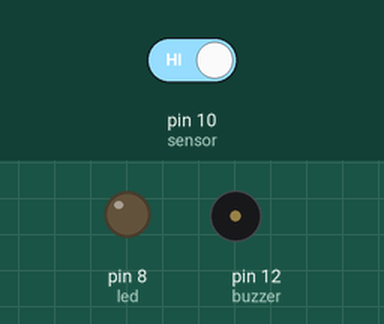
Simulated run of this sketch. Board: Arduino Uno, built with avr-gcc and run on an emulated ATmega328P. On the bench: output pins drawn as LEDs (lit = HIGH), buzzer (waves = sounding, pin HIGH). Inputs (shaded band) come from the test bench; at power-on: pin 10 (sensor) HIGH.

Above: at 1.2 s.
1.3 s: pin 10 (sensor) driven LOW
At 1.6 s:
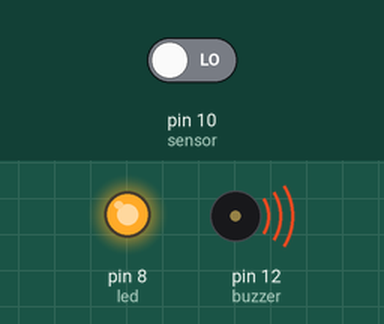
2.8 s: pin 10 (sensor) driven HIGH
At 3.9 s:
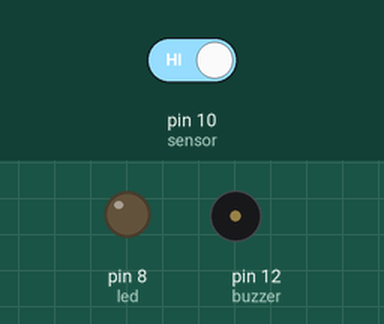
Timing chart, 0 to 5.8 s (numbered marks = the images above; inputs shaded):
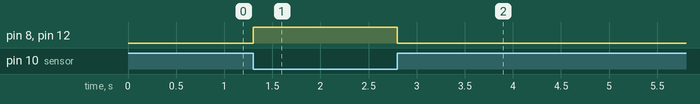

Measured:
- after the input at 1.3 s, pin 8 (led), pin 12 (buzzer): LOW → HIGH at once
- after the input at 2.8 s, pin 8 (led), pin 12 (buzzer): HIGH → LOW at once

The sketch:

Buzzer_with_sensor.ino
```cpp
const int sensor = 10;
const int led = 8;
const int buzzer = 12;

void setup() {

  pinMode(sensor, INPUT);
  pinMode(led, OUTPUT);
  pinMode(buzzer, OUTPUT);

}

void loop() {

  if (digitalRead(sensor) == LOW) {   // 'LOW' means object is very close to the sensor

    digitalWrite(led, HIGH);         // LED will be ON state
    digitalWrite(buzzer, HIGH);     // Buzzer will be ON state

  }
  else {

    digitalWrite(led, LOW);         // LED will be OFF state
    digitalWrite(buzzer, LOW);      // Buzzer will be OFF state

  }

}
```
